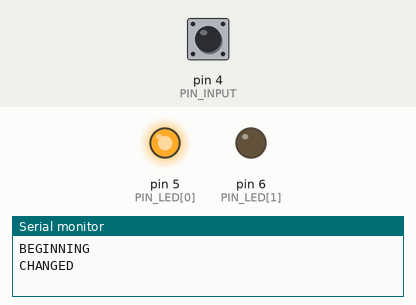
Recording of a sketch running on a simulated Arduino Uno, built with avr-gcc and run on an emulated ATmega328P. Shown: output pins drawn as LEDs (lit = HIGH), the last lines printed to the serial monitor. Inputs (shaded band) come from the test bench; at power-on: pin 4 (PIN_INPUT) HIGH.

Above: at 1.2 s.
1.3 s: pin 4 (PIN_INPUT) pulled LOW for 0.15 s
At 1.37 s:
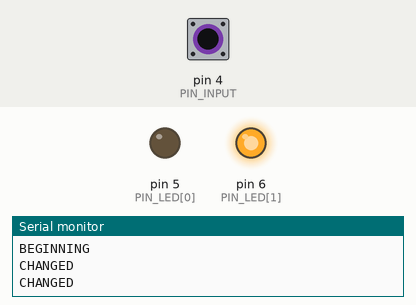
2.9 s: pin 4 (PIN_INPUT) pulled LOW for 3.2 s
At 7.5 s:
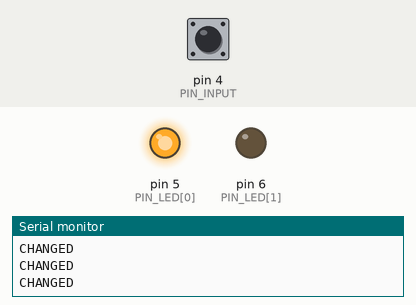
Timing chart, 0 to 9.0 s (numbered marks = the images above; inputs shaded):
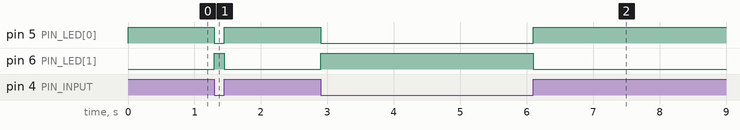

The sketch:

DAY_or_NIGHT.ino
```cpp
const byte PIN_INPUT = 4, PIN_LED[2] = {5, 6};
bool last_state;

void setup()
{
    Serial.begin(9600);
    Serial.println("BEGINNING");
    pinMode(PIN_INPUT, INPUT_PULLUP);
    pinMode(PIN_LED[0], OUTPUT);
    pinMode(PIN_LED[1], OUTPUT);
    last_state = false;
}

void loop()
{
    bool actual_state = digitalRead(PIN_INPUT);
    if(actual_state != last_state)
    {
        last_state = actual_state;
        digitalWrite(PIN_LED[0], last_state);
        digitalWrite(PIN_LED[1], !last_state);
        Serial.println("CHANGED");
    }
}
```

Measured:
- after the input at 1.3 s, pin 5 (PIN_LED[0]): HIGH → LOW at once, → HIGH 0.15 s later; pin 6 (PIN_LED[1]): LOW → HIGH at once, → LOW 0.15 s later
- after the input at 2.9 s, pin 5 (PIN_LED[0]): HIGH → LOW at once, → HIGH 3.2 s later; pin 6 (PIN_LED[1]): LOW → HIGH at once, → LOW 3.2 s later
